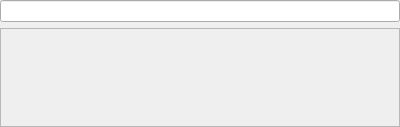
<?xml version="1.0" encoding="UTF-8"?>
<ui version="4.0">
 <class>CommitBox</class>
 <widget class="QWidget" name="CommitBox">
  <property name="geometry">
   <rect>
    <x>0</x>
    <y>0</y>
    <width>400</width>
    <height>127</height>
   </rect>
  </property>
  <property name="windowTitle">
   <string>Form</string>
  </property>
  <layout class="QVBoxLayout" name="verticalLayout">
   <property name="leftMargin">
    <number>0</number>
   </property>
   <property name="topMargin">
    <number>0</number>
   </property>
   <property name="rightMargin">
    <number>0</number>
   </property>
   <property name="bottomMargin">
    <number>0</number>
   </property>
   <item>
    <widget class="QLineEdit" name="refBox"/>
   </item>
   <item>
    <widget class="QFrame" name="frame">
     <property name="frameShape">
      <enum>QFrame::StyledPanel</enum>
     </property>
     <property name="frameShadow">
      <enum>QFrame::Raised</enum>
     </property>
     <layout class="QVBoxLayout" name="verticalLayout_2">
      <item>
       <widget class="QLabel" name="refName">
        <property name="text">
         <string notr="true"/>
        </property>
       </widget>
      </item>
      <item>
       <widget class="QLabel" name="refInformation">
        <property name="enabled">
         <bool>false</bool>
        </property>
        <property name="text">
         <string notr="true"/>
        </property>
       </widget>
      </item>
     </layout>
    </widget>
   </item>
  </layout>
 </widget>
 <resources/>
 <connections/>
</ui>
